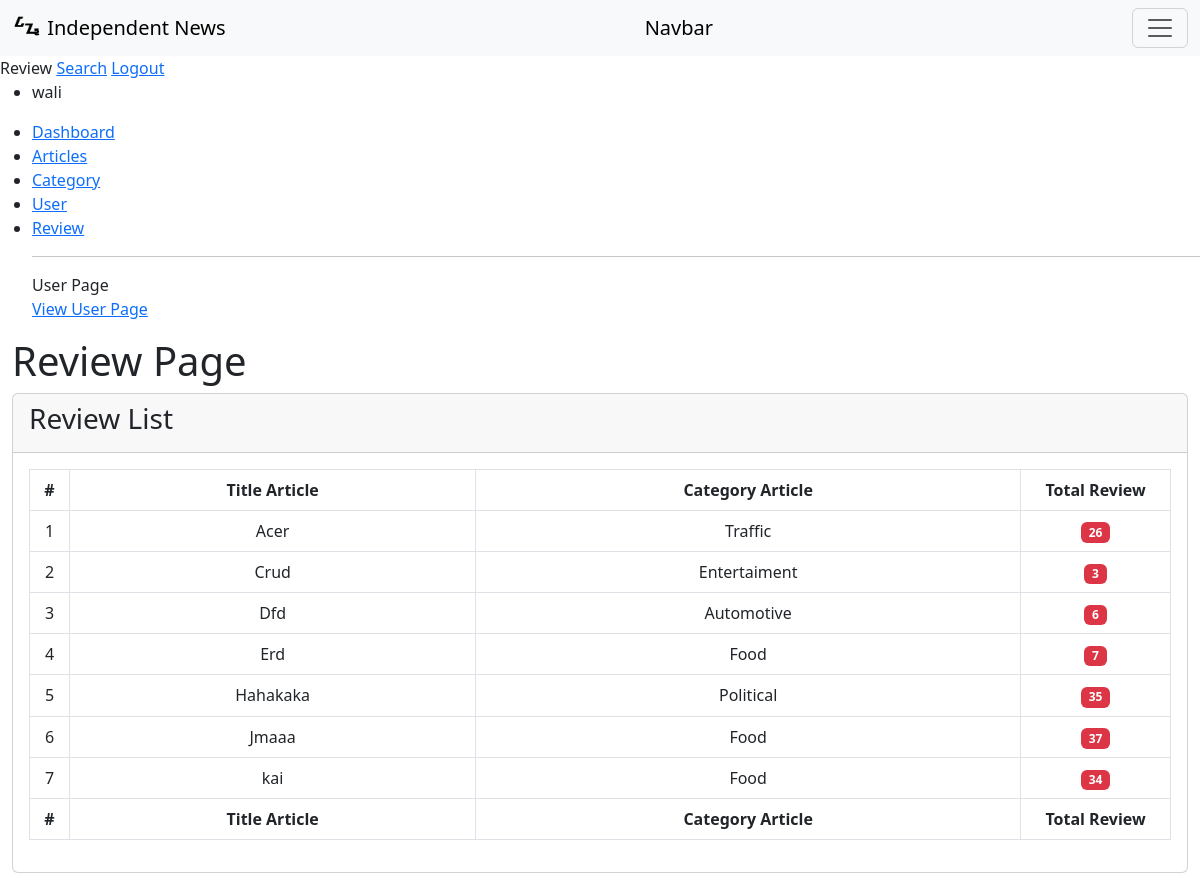
Page /pages/admin/crud/review/review.php (signed in) on the committed database.
### tables this page shows
CREATE TABLE `articles` (
  `id_article` int(3) NOT NULL,
  `cover_article` varchar(40) NOT NULL,
  `title_article` varchar(40) NOT NULL,
  `slug_article` varchar(40) NOT NULL,
  `desc_article` longtext NOT NULL,
  `review_article` int(10) NOT NULL,
  `username` varchar(40) NOT NULL,
  `id_category` int(3) NOT NULL
);

CREATE TABLE `categories` (
  `id_category` int(3) NOT NULL,
  `name_category` varchar(30) NOT NULL,
  `slug_category` varchar(30) NOT NULL
);

### pages/admin/crud/review/review.php (the view, shortened to what this page needs)
<!DOCTYPE html>
<html lang="en">
<head>
    <link href="https://cdn.jsdelivr.net/npm/bootstrap@5.3.0-alpha3/dist/css/bootstrap.min.css" rel="stylesheet">
    <link rel="stylesheet" href="https://cdn.jsdelivr.net/npm/bootstrap-icons@1.10.5/font/bootstrap-icons.css">
</head>
<body>
    <nav>
        <nav>
            <nav class="navbar bg-light">
                <div class="container-fluid">
                    <a class="navbar-brand" href="#">
                        <img src="..\..\..\..\img\logo\logo_nb.png" alt="Logo" width="30" height="24" class="d-inline-block align-text-top">
                        Independent <span>News</span>
                    </a>
                    <a class="navbar-brand" href="#">Navbar</a>
                    <button class="navbar-toggler" type="button" data-bs-toggle="collapse" data-bs-target="#navbarNav" aria-controls="navbarNav" aria-expanded="false" aria-label="Toggle navigation">
                        <span class="navbar-toggler-icon"></span>
                    </button>
            </nav>
            <div>
                <span>Review</span>
                <a href="#">Search</a>
                <a href="../../../../auth/logout.php">Logout</a>
            </div>
        </nav>
        <section>
            <div>
                <ul>
                    <li><?php echo $_SESSION['username']; ?></li>
                </ul>
                <ul>
                    <li><a href="../../index.php">Dashboard</a></li>
                    <li><a href="../article/article.php">Articles</a></li>
                    <li><a href="../category/category.php">Category</a></li>
                    <li><a href="../user/user.php">User</a></li>
                    <li><a href="review.php">Review</a></li>
                    <hr size="2px" color="black">
                    <span>User Page</span> <br>
                    <a href="../../../user/index.php">View User Page</a>
                </ul>
            </div>
        </section>
        <div class="content-wrapper">
            <section class="content">
                <div class="container-fluid">
                    <h1>Review Page</h1>
                    <div class="card card-default">
                        <div class="card-header">
                            <h3 class="card-title">Review List</h3>
                        </div>
                        <div class="card-body">
                            <?php
                                include "../../../../connection/connection.php";
                                $no = 1;
                                $data = mysqli_query($con, "select
                                    articles.id_article, articles.title_article, articles.review_article, articles.id_category,
                                    categories.id_category, categories.name_category
                                    from articles, categories
                                    where articles.id_category=categories.id_category
                                    order by articles.title_article asc
                                ");
                            ?>
                            <table class="table table-bordered">
                                <thead>
                                    <tr align="center">
                                        <th style="width: 40px;">#</th>
                                        <th>Title Article</th>
                                        <th>Category Article</th>
                                        <th style="width: 150px;">Total Review</th>
                                    </tr>
                                </thead>
                                <tbody>
                                    <?php
                                        while ($d = mysqli_fetch_array($data)) {
                                    ?>
                                    <tr align="center">
                                        <td><?php echo $no++; ?></td>
                                        <td><?php echo $d['title_article']; ?></td>
                                        <td><?php echo $d['name_category']; ?></td>
                                        <td>
                                            <span class="badge bg-danger"><?php echo $d['review_article']; ?></span>
                                        </td>
                                    </tr>
                                    <?php } ?>
                                </tbody>
                                <tfoot>
                                    <tr align="center">
                                        <th style="width: 40px;">#</th>
                                        <th>Title Article</th>
                                        <th>Category Article</th>
                                        <th style="width: 150px;">Total Review</th>
                                    </tr>
                                </tfoot>
                            </table>
                        </div>
                    </div>
                </div>
            </section>
        </div>
</body>
</html>

### rows in the picture
articles: title_article "Acer", id_category.name_category "Traffic", review_article "26"
articles: title_article "Crud", id_category.name_category "Entertaiment", review_article "3"
articles: title_article "Dfd", id_category.name_category "Automotive", review_article "6"
articles: title_article "Erd", id_category.name_category "Food", review_article "7"
articles: title_article "Hahakaka", id_category.name_category "Political", review_article "35"
articles: title_article "Jmaaa", id_category.name_category "Food", review_article "37"
articles: title_article "kai", id_category.name_category "Food", review_article "34"

### other values in the picture
$_SESSION['username'] "wali"
